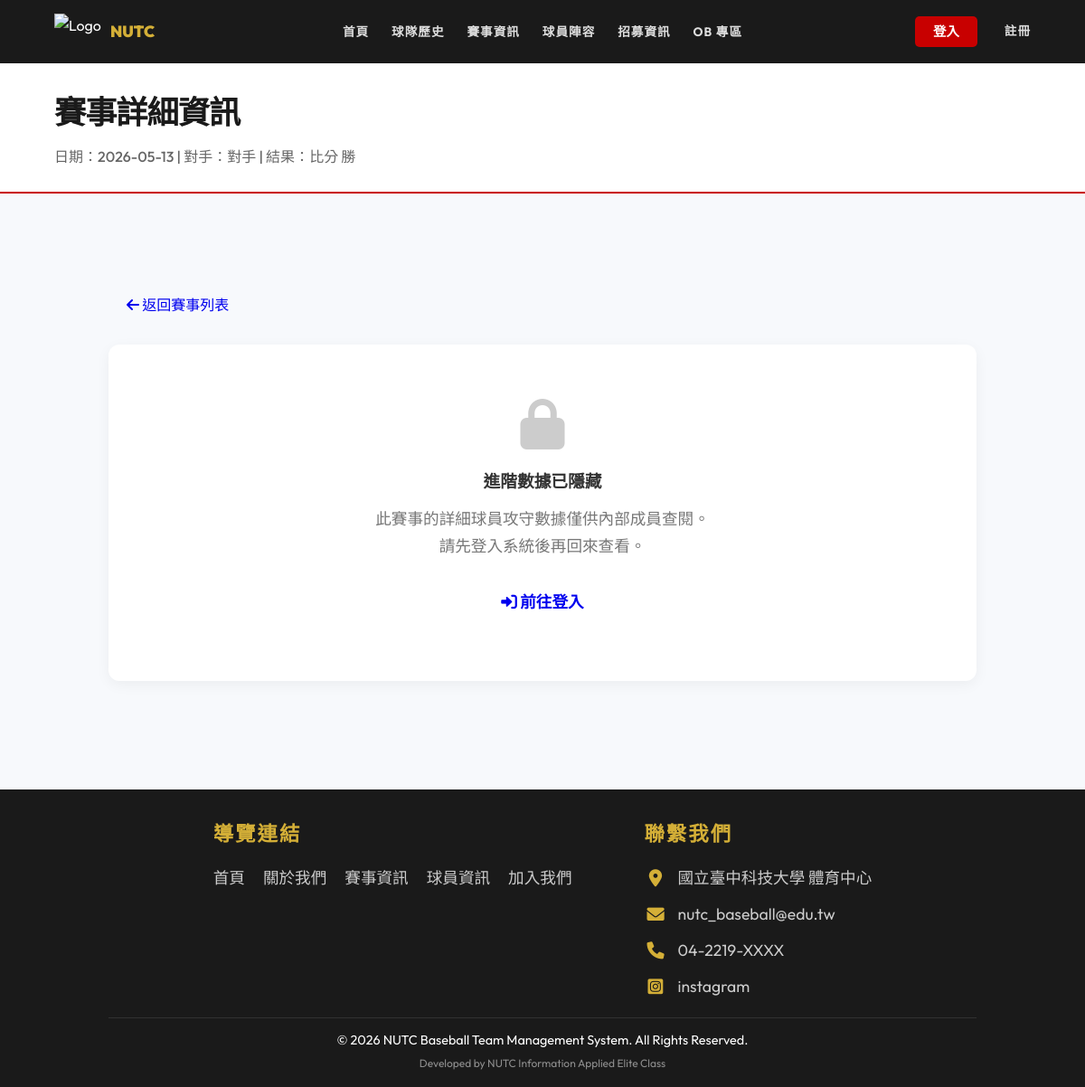
/game_detail.php?id=1, run on an earlier commit of the app's database.
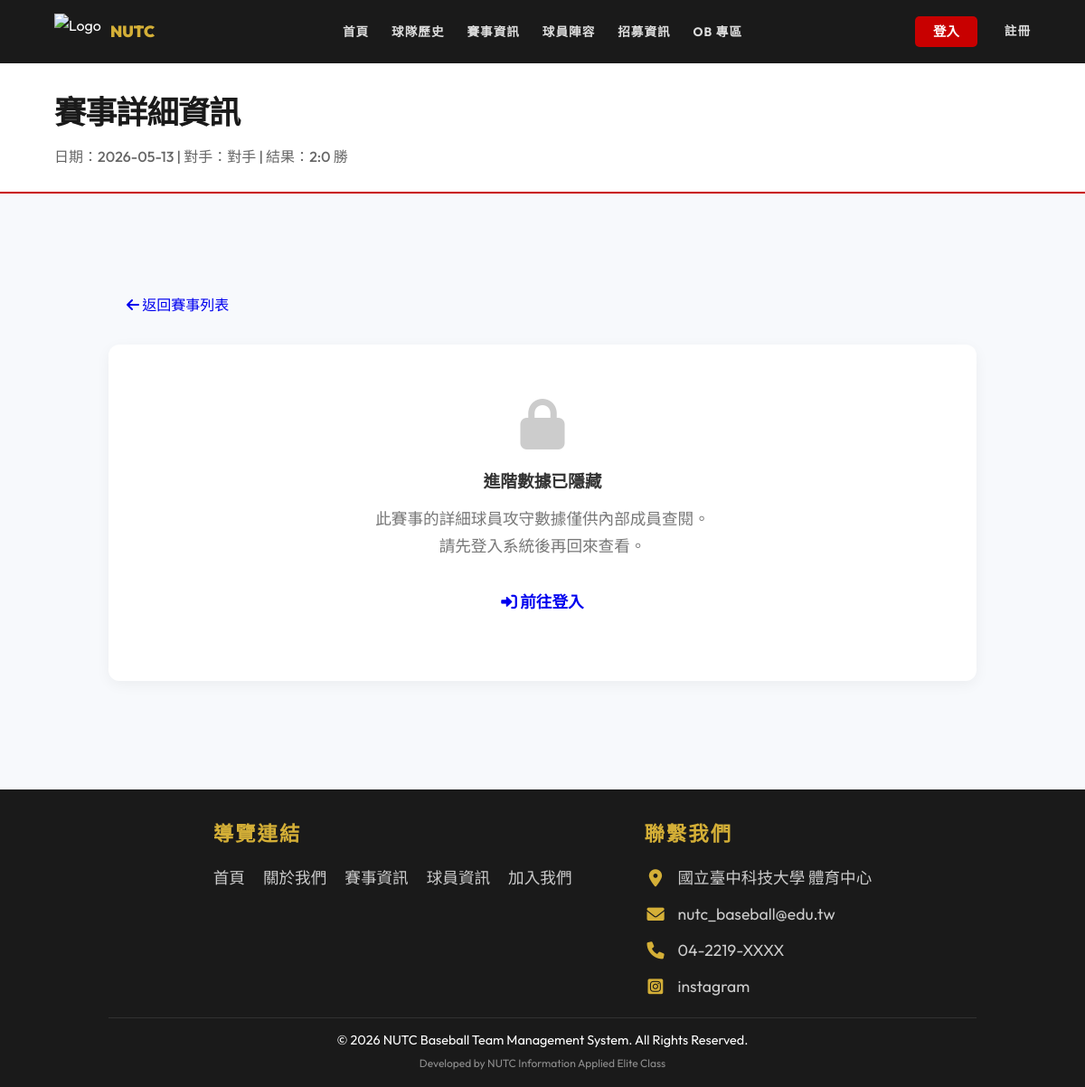
And on a later commit of the database.
### tables this page shows
CREATE TABLE `game` (
  `Game_id` int(11) NOT NULL AUTO_INCREMENT COMMENT '比賽識別碼',
  `Team_Id` int(11) NOT NULL COMMENT '關聯 Team.team_Id',
  `game_date` date DEFAULT NULL COMMENT '比賽日期',
  `game_time` time DEFAULT NULL COMMENT '比賽時間 (如: 12:30)',
  `location` varchar(100) DEFAULT NULL COMMENT '比賽地點',
  `opponent` varchar(100) DEFAULT NULL COMMENT '對手學校名稱',
  `result` varchar(10) DEFAULT NULL COMMENT '比賽結果 (如：14 vs 12 勝)',
  PRIMARY KEY (`Game_id`),
  KEY `Team_Id` (`Team_Id`),
  CONSTRAINT `game_ibfk_1` FOREIGN KEY (`Team_Id`) REFERENCES `team` (`team_Id`)
);

### includes/Database.php (called while the page is built, shortened)
<?php
class Database {
    private $pdo;
    public function __construct() {
        $host = 'localhost';
        $db   = 'baseball_web';
        $user = 'root';
        $pass = '';
        $charset = 'utf8mb4';
        $dsn = "mysql:host=$host;port=3306;dbname=$db;charset=$charset";
        $options = [
            PDO::ATTR_ERRMODE            => PDO::ERRMODE_EXCEPTION,
            PDO::ATTR_DEFAULT_FETCH_MODE => PDO::FETCH_ASSOC,
            PDO::ATTR_EMULATE_PREPARES   => false,
        ];
        try {
            $this->pdo = new PDO($dsn, $user, $pass, $options);
        } catch (\PDOException $e) {
            throw new \PDOException($e->getMessage(), (int)$e->getCode());
        }
    }
    public function find($table, $key, $value) {
        $stmt = $this->pdo->prepare("SELECT * FROM `$table` WHERE `$key` = ?");
        $stmt->execute([$value]);
        return $stmt->fetch();
    }
}

### includes/config.php (called while the page is built, shortened)
<?php
require_once 'Database.php';
$db = new Database();
function isLoggedIn() {
    return isset($_SESSION['user']);
}

### game_detail.php (the view, shortened to what this page needs)
<?php
require_once 'includes/header.php';
$game_id = (int)$_GET['id'];
$game = $db->find('game', 'Game_id', $game_id);
?>
<div class="page-header">
    <h1>賽事詳細資訊</h1>
    <p>日期：<?= htmlspecialchars($game['game_date']) ?> | 對手：<?= htmlspecialchars($game['opponent']) ?> | 結果：<?= htmlspecialchars($game['result']) ?></p>
</div>
<section>
    <div class="container">
        <div style="margin-bottom: 20px;">
            <a href="matches.php" class="btn-primary" style="padding:10px 20px; border-radius:6px; display:inline-block; text-decoration:none;"><i class="fas fa-arrow-left"></i> 返回賽事列表</a>
        </div>
        <?php if (!isLoggedIn()): ?>
            <div style="background: #fff; padding: 60px 40px; text-align: center; border-radius: 12px; box-shadow: 0 4px 15px rgba(0,0,0,0.05);">
                <i class="fas fa-lock" style="font-size: 3.5rem; color: #ccc; margin-bottom: 20px;"></i>
                <h3 style="color: #333; margin-bottom: 10px;">進階數據已隱藏</h3>
                <p style="color: #777; font-size: 1.1rem; margin-bottom: 20px;">此賽事的詳細球員攻守數據僅供內部成員查閱。<br>請先登入系統後再回來查看。</p>
                <a href="login.php" class="btn-primary" style="display: inline-block; padding: 12px 24px; border-radius: 6px; text-decoration: none; font-weight: bold; font-size: 1.1rem;"><i class="fas fa-sign-in-alt"></i> 前往登入</a>
            </div>
        <?php endif; ?>
    </div>
</section>
<?php require_once 'includes/footer.php'; ?>

What changed in the data, as far as the page shows it:
changed game "對手": result "比分 勝" → "2:0 勝"
